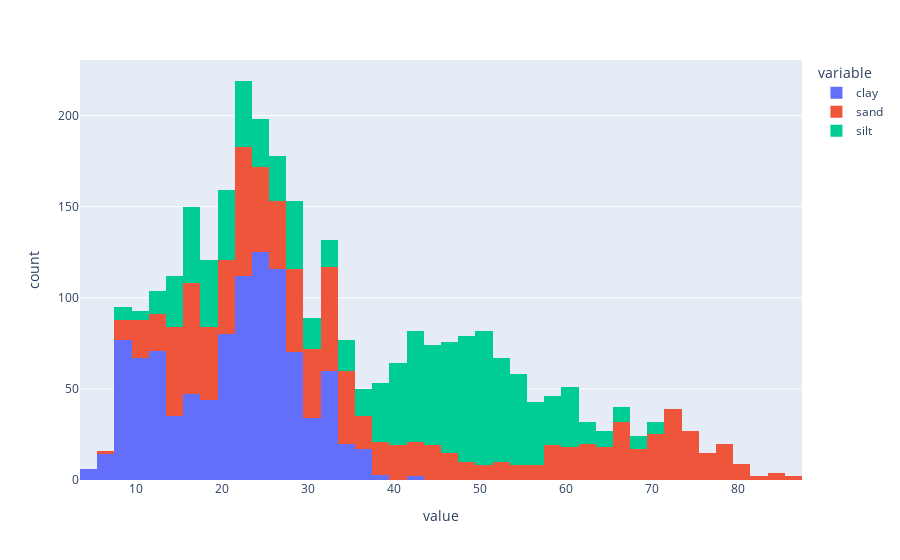

This figure's notebook cell:
### Code cell
fig = px.histogram(data_subset, x= soil_cont)
fig.show()

### Figure 1 — Plotly figure (JSON) as saved in the notebook; plotly's stock layout.template omitted (floating-point values rounded to 4 significant figures; data arrays with more than 128 entries replaced by an {"elided": "..."} marker saying what was removed)
{"data": [{"alignmentgroup": "True", "bingroup": "x", "hovertemplate": "variable=clay<br>value=%{x}<br>count=%{y}<extra></extra>", "legendgroup": "clay", "marker": {"color": "#636efa", "pattern": {"shape": ""}}, "name": "clay", "offsetgroup": "clay", "orientation": "v", "showlegend": true, "type": "histogram", "x": {"elided": "1000 int values"}, "xaxis": "x", "yaxis": "y"}, {"alignmentgroup": "True", "bingroup": "x", "hovertemplate": "variable=sand<br>value=%{x}<br>count=%{y}<extra></extra>", "legendgroup": "sand", "marker": {"color": "#EF553B", "pattern": {"shape": ""}}, "name": "sand", "offsetgroup": "sand", "orientation": "v", "showlegend": true, "type": "histogram", "x": {"elided": "1000 int values"}, "xaxis": "x", "yaxis": "y"}, {"alignmentgroup": "True", "bingroup": "x", "hovertemplate": "variable=silt<br>value=%{x}<br>count=%{y}<extra></extra>", "legendgroup": "silt", "marker": {"color": "#00cc96", "pattern": {"shape": ""}}, "name": "silt", "offsetgroup": "silt", "orientation": "v", "showlegend": true, "type": "histogram", "x": {"elided": "1000 int values"}, "xaxis": "x", "yaxis": "y"}], "layout": {"barmode": "relative", "legend": {"title": {"text": "variable"}, "tracegroupgap": 0}, "margin": {"t": 60}, "xaxis": {"anchor": "y", "domain": [0, 1], "title": {"text": "value"}}, "yaxis": {"anchor": "x", "domain": [0, 1], "title": {"text": "count"}}}}
